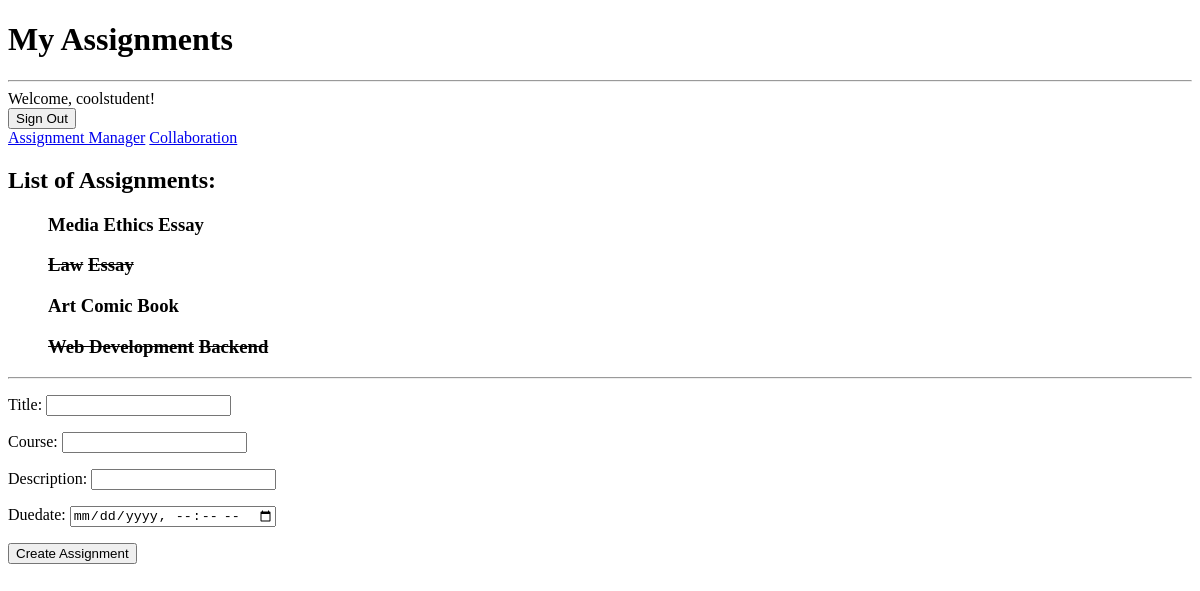
The page / (signed in) on the database as committed earlier.
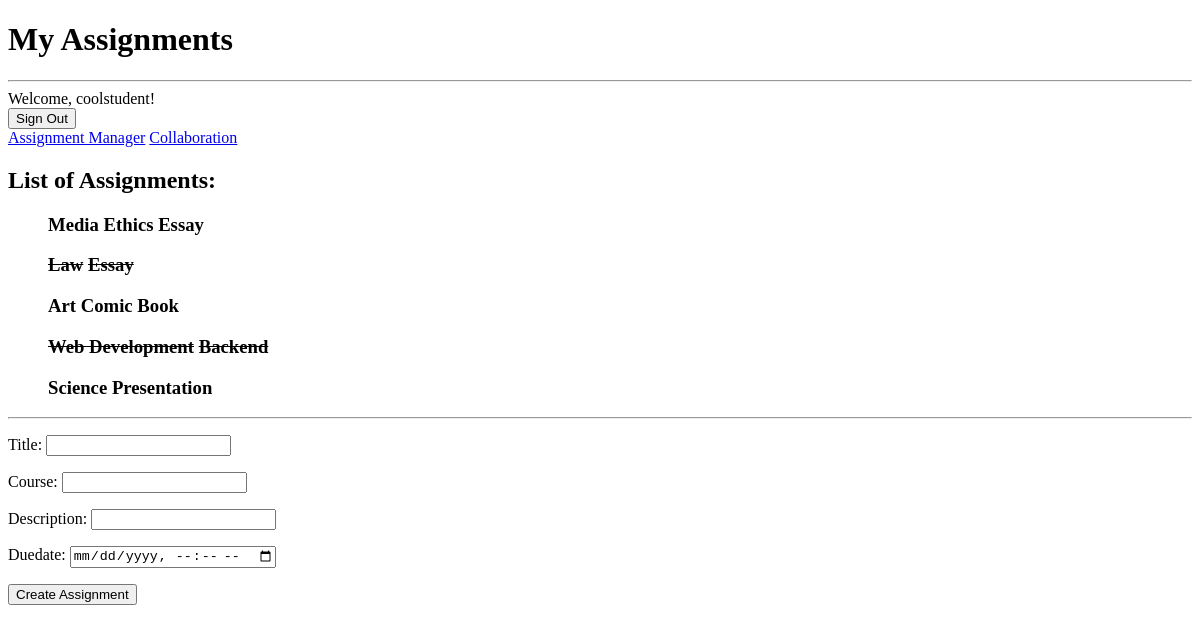
The same page on the database as committed later.
### studyapp/models.py (models this page shows, shortened)
class Assignment(models.Model):
    user = models.ForeignKey(settings.AUTH_USER_MODEL, on_delete=models.CASCADE, default=1)
    title = models.CharField(max_length=50)
    course = models.CharField(max_length=100)
    description = models.CharField(max_length=255)
    completed = models.BooleanField(default=False)

### studyapp/views.py (the view)
# urls.py: path('', views.index, name='index'),
@login_required()
def index(request):
    assignments = Assignment.objects.filter(user=request.user)
    form = AssignmentForm()
    return render(request, 'index.html', {'form': form, 'assignments': assignments})

### studyapp/form.py
class AssignmentForm(forms.ModelForm):
    dueDate = forms.DateTimeField(
        widget=forms.DateTimeInput(attrs={'type': 'datetime-local'}),
        input_formats=['%Y-%m-%dT%H:%M']
    )
    class Meta:
        model = Assignment
        fields = ['title', 'course', 'description', 'dueDate']

### studyapp/templates/index.html (shortened to what this page needs)
<!DOCTYPE html>
<html lang="en">
<head>
</head>
<body>
<h1>My Assignments</h1>
<hr>
   {% if user.is_authenticated %}
    Welcome, {{ user.username }}!
{% else %}
    Welcome, Guest!
{% endif %}
{% if user.is_authenticated %}
    <form action="{% url 'logout' %}" method="post">
        <input type="submit" value="Sign Out">
    </form>
{% endif %}
 <nav class="navbar navbar-expand-lg navbar-light bg-light">
        <a class="navbar-brand" href="/">Assignment Manager</a>
        <a href="collaboration/">Collaboration</a>
    </nav>
<h2>List of Assignments:</h2>
<ul>
   {% for assignment in assignments %}
       <h3>
       {% if assignment.completed %}
           <s>{{ assignment.course }}</s>
           <s>{{ assignment.title }}</s>
       {% else %}
           {{ assignment.course }}
           {{ assignment.title }}
       {% endif %}
       </h3>
     {% endfor %}
   </ul>
<hr>
<form method="post" action="{% url 'create_assignment' %}">
    {{ form.as_p }}
    <button type="submit">Create Assignment</button>
</form>
</body>
</html>

Rows that differ between the two databases and show on the page:
added Assignment: course "Science", title "Presentation"
